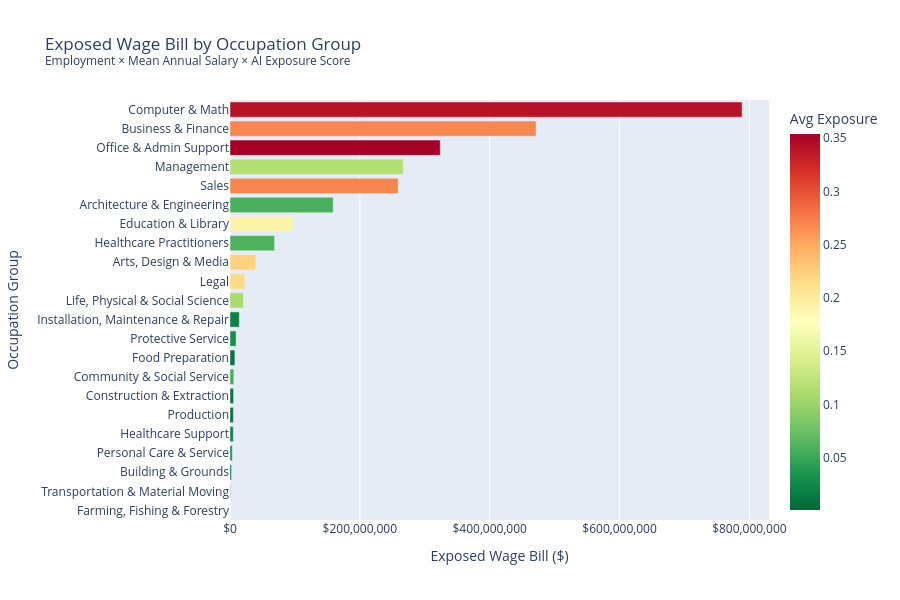
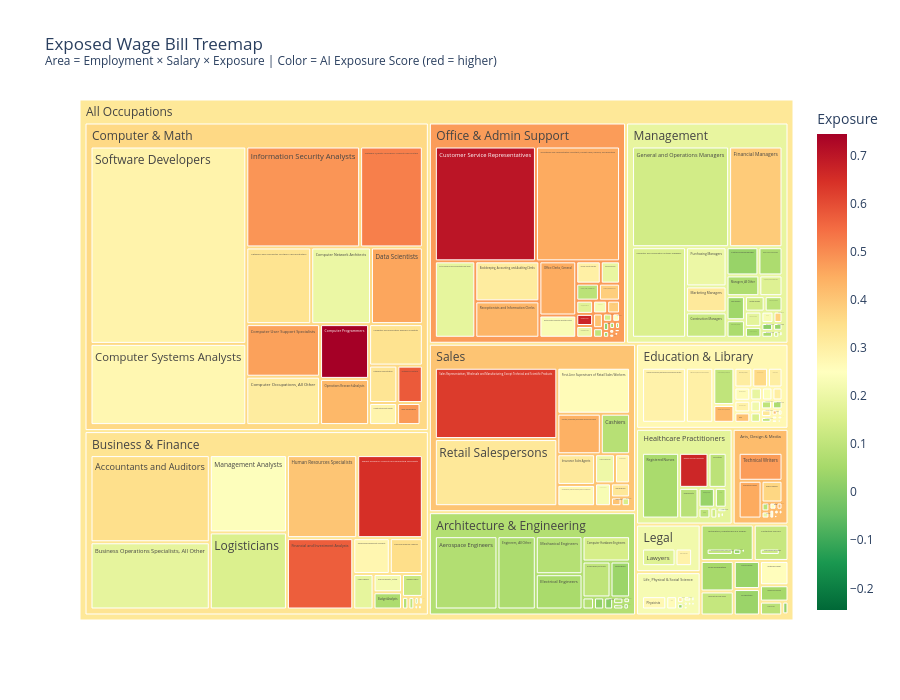

The notebook cell saved with these charts, in order:
### Markdown cell above
## 9. Visualisation E – Exposed Wage Bill: Employment × Mean Salary × Exposure

### Code cell
df['Exposed Wage Bill'] = df['Estimated Employment'] * df['Mean Annual'] * df['observed_exposure']

total_wage_bill = (df['Estimated Employment'] * df['Mean Annual']).sum()
total_exposed   = df['Exposed Wage Bill'].sum()
print(f"Total wage bill:         ${total_wage_bill:>16,.0f}")
print(f"Exposed wage bill:       ${total_exposed:>16,.0f}  ({total_exposed/total_wage_bill*100:.1f}% of total)")

# --- Group-level rollup ---
group_wage = (
    df.groupby('Occupation Group')
    .agg(
        Exposed_Wage_Bill=('Exposed Wage Bill', 'sum'),
        Total_Employment=('Estimated Employment', 'sum'),
        Weighted_Exposure=('observed_exposure',
                           lambda x: (x * df.loc[x.index, 'Estimated Employment']).sum()
                                     / df.loc[x.index, 'Estimated Employment'].sum()),
    )
    .reset_index()
    .sort_values('Exposed_Wage_Bill', ascending=True)
)

# Readable label for hover
group_wage['Exposed Wage Bill ($B)'] = group_wage['Exposed_Wage_Bill'] / 1e9

fig5 = px.bar(
    group_wage,
    x='Exposed_Wage_Bill',
    y='Occupation Group',
    orientation='h',
    color='Weighted_Exposure',
    color_continuous_scale='RdYlGn_r',
    hover_data={
        'Total_Employment': ':,',
        'Weighted_Exposure': ':.3f',
        'Exposed Wage Bill ($B)': ':.2f',
        'Exposed_Wage_Bill': False,
    },
    title='Exposed Wage Bill by Occupation Group<br>'
          '<sup>Employment × Mean Annual Salary × AI Exposure Score</sup>',
    labels={
        'Exposed_Wage_Bill': 'Exposed Wage Bill ($)',
        'Weighted_Exposure': 'Avg Exposure',
        'Total_Employment': 'Total Employment',
    },
)

fig5.update_xaxes(tickformat='$,.0f')
fig5.update_layout(height=600, showlegend=False,
                   coloraxis_colorbar_title='Avg Exposure')
fig5.show()

# --- Treemap version (occupation-level detail) ---
df_valid = df.dropna(subset=['Mean Annual', 'Exposed Wage Bill'])

fig6 = px.treemap(
    df_valid,
    path=[px.Constant('All Occupations'), 'Occupation Group', 'Occupational Title'],
    values='Exposed Wage Bill',
    color='observed_exposure',
    color_continuous_scale='RdYlGn_r',
    color_continuous_midpoint=0.25,
    hover_data={
        'Estimated Employment': ':,',
        'observed_exposure': ':.3f',
        'Mean Annual': ':$,.0f',
        'Exposed Wage Bill': ':$,.0f',
    },
    title='Exposed Wage Bill Treemap<br>'
          '<sup>Area = Employment × Salary × Exposure | Color = AI Exposure Score (red = higher)</sup>',
)

fig6.update_layout(height=700, coloraxis_colorbar_title='Exposure')
fig6.show()

### Figure 1 — Plotly figure (JSON) as saved in the notebook; plotly's stock layout.template omitted (floating-point values rounded to 4 significant figures)
{"data": [{"customdata": [[140.0, 0.01015, 5.228e-05], [19060.0, 0.0008403, 0.0005919], [5570.0, 0.00725, 0.002298], [3820.0, 0.02972, 0.00347], [6000.0, 0.02205, 0.00514], [13130.0, 0.007496, 0.005146], [7540.0, 0.01296, 0.005462], [1630.0, 0.05674, 0.005917], [20200.0, 0.009575, 0.007496], [4430.0, 0.03112, 0.009387], [9370.0, 0.02009, 0.01434], [1710.0, 0.1101, 0.02077], [1170.0, 0.2159, 0.0228], [2220.0, 0.2224, 0.03969], [14840.0, 0.06092, 0.06863], [7760.0, 0.1924, 0.09624], [19830.0, 0.05853, 0.1589], [18530.0, 0.27, 0.2591], [15330.0, 0.1162, 0.2668], [20530.0, 0.3538, 0.3238], [17440.0, 0.269, 0.4713], [19680.0, 0.3407, 0.7887]], "hovertemplate": "Occupation Group=%{y}<br>Total Employment=%{customdata[0]:,}<br>Avg Exposure=%{marker.color:.3f}<br>Exposed Wage Bill ($B)=%{customdata[2]:.2f}<extra></extra>", "legendgroup": "", "marker": {"color": [0.01015, 0.0008403, 0.00725, 0.02972, 0.02205, 0.007496, 0.01296, 0.05674, 0.009575, 0.03112, 0.02009, 0.1101, 0.2159, 0.2224, 0.06092, 0.1924, 0.05853, 0.27, 0.1162, 0.3538, 0.269, 0.3407], "coloraxis": "coloraxis", "pattern": {"shape": ""}}, "name": "", "orientation": "h", "showlegend": false, "textposition": "auto", "type": "bar", "x": [52280.0, 591900.0, 2298000.0, 3470000.0, 5140000.0, 5146000.0, 5462000.0, 5917000.0, 7496000.0, 9387000.0, 14340000.0, 20770000.0, 22800000.0, 39690000.0, 68630000.0, 96240000.0, 158900000.0, 259100000.0, 266800000.0, 323800000.0, 471300000.0, 788700000.0], "xaxis": "x", "y": ["Farming, Fishing & Forestry", "Transportation & Material Moving", "Building & Grounds", "Personal Care & Service", "Healthcare Support", "Production", "Construction & Extraction", "Community & Social Service", "Food Preparation", "Protective Service", "Installation, Maintenance & Repair", "Life, Physical & Social Science", "Legal", "Arts, Design & Media", "Healthcare Practitioners", "Education & Library", "Architecture & Engineering", "Sales", "Management", "Office & Admin Support", "Business & Finance", "Computer & Math"], "yaxis": "y"}], "layout": {"barmode": "relative", "coloraxis": {"colorbar": {"title": {"text": "Avg Exposure"}}, "colorscale": [[0, "rgb(0,104,55)"], [0.1, "rgb(26,152,80)"], [0.2, "rgb(102,189,99)"], [0.3, "rgb(166,217,106)"], [0.4, "rgb(217,239,139)"], [0.5, "rgb(255,255,191)"], [0.6, "rgb(254,224,139)"], [0.7, "rgb(253,174,97)"], [0.8, "rgb(244,109,67)"], [0.9, "rgb(215,48,39)"], [1, "rgb(165,0,38)"]]}, "height": 600, "legend": {"tracegroupgap": 0}, "showlegend": false, "title": {"text": "Exposed Wage Bill by Occupation Group<br><sup>Employment × Mean Annual Salary × AI Exposure Score</sup>"}, "xaxis": {"anchor": "y", "domain": [0, 1], "tickformat": "$,.0f", "title": {"text": "Exposed Wage Bill ($)"}}, "yaxis": {"anchor": "x", "domain": [0, 1], "title": {"text": "Occupation Group"}}}}

### Figure 2 — Plotly figure (JSON) as saved in the notebook; plotly's stock layout.template omitted (floating-point values rounded to 4 significant figures; data arrays with more than 128 entries replaced by an {"elided": "..."} marker saying what was removed)
{"data": [{"branchvalues": "total", "customdata": {"elided": "440x4 mixed values"}, "domain": {"x": [0, 1], "y": [0, 1]}, "hovertemplate": "labels=%{label}<br>Exposed Wage Bill=%{customdata[3]:$,.0f}<br>parent=%{parent}<br>id=%{id}<br>Estimated Employment=%{customdata[0]:,}<br>observed_exposure=%{color:.3f}<br>Mean Annual=%{customdata[2]:$,.0f}<extra></extra>", "ids": {"elided": "440 str values"}, "labels": {"elided": "440 str values"}, "marker": {"coloraxis": "coloraxis", "colors": {"elided": "440 float values"}}, "name": "", "parents": {"elided": "440 str values"}, "type": "treemap", "values": {"elided": "440 float values"}}], "layout": {"coloraxis": {"cmid": 0.25, "colorbar": {"title": {"text": "Exposure"}}, "colorscale": [[0, "rgb(0,104,55)"], [0.1, "rgb(26,152,80)"], [0.2, "rgb(102,189,99)"], [0.3, "rgb(166,217,106)"], [0.4, "rgb(217,239,139)"], [0.5, "rgb(255,255,191)"], [0.6, "rgb(254,224,139)"], [0.7, "rgb(253,174,97)"], [0.8, "rgb(244,109,67)"], [0.9, "rgb(215,48,39)"], [1, "rgb(165,0,38)"]]}, "height": 700, "legend": {"tracegroupgap": 0}, "title": {"text": "Exposed Wage Bill Treemap<br><sup>Area = Employment × Salary × Exposure | Color = AI Exposure Score (red = higher)</sup>"}}}
